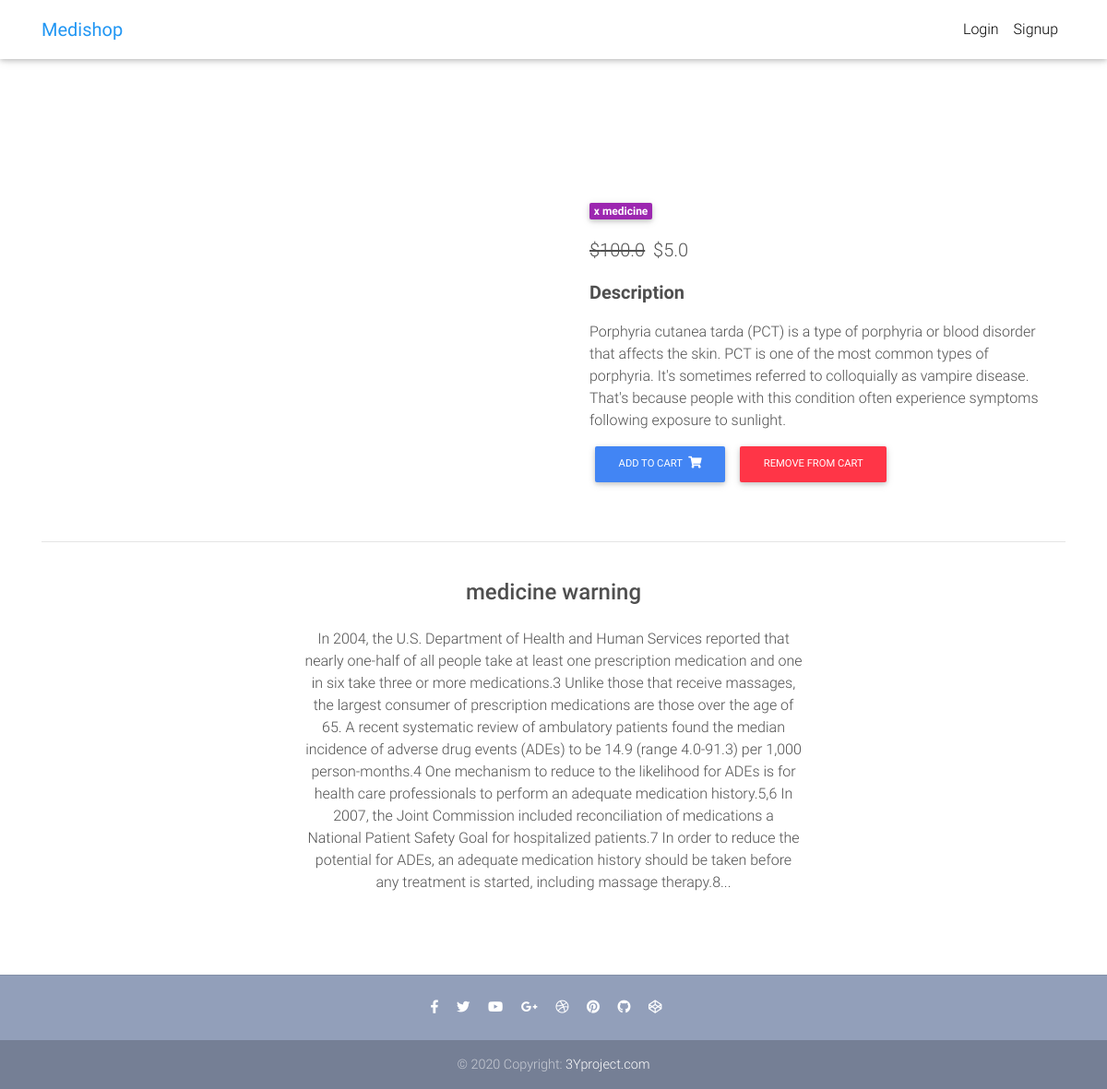
The app's page /product/medicine/ with its own data.
### core/models.py (models this page shows, shortened)
class Item(models.Model):
    title = models.CharField(max_length=100)
    price = models.FloatField()
    discount_price = models.FloatField(blank=True, null=True)
    category = models.CharField(choices=CATEGORY_CHOICES, max_length=2)
    label = models.CharField(choices=LABEL_CHOICES, max_length=1)
    slug = models.SlugField()
    description = models.TextField()
    image = models.ImageField()
    def get_add_to_cart_url(self):
        return reverse("core:add-to-cart", kwargs={
            'slug': self.slug
        })
    def get_remove_from_cart_url(self):
        return reverse("core:remove-from-cart", kwargs={
            'slug': self.slug
        })

### core/views.py (the view)
# urls.py: path('product/<slug>/', ItemDetailView.as_view(), name='product'),
class ItemDetailView(DetailView):
    model = Item
    template_name = "product.html"

### templates/product.html (shortened to what this page needs)
{% extends "base.html" %}
{% block content %}
  <main class="mt-5 pt-4">
    <div class="container dark-grey-text mt-5">
      <div class="row wow fadeIn">
        <div class="col-md-6 mb-4">
        </div>
        <div class="col-md-6 mb-4">
          <div class="p-4">
            <div class="mb-3">
              <a href="">
                <span class="badge purple mr-1">{{ object.title }}</span>
              </a>
            </div>
            <p class="lead">
              {% if object.discount_price %}
              <span class="mr-1">
                <del>${{ object.price }}</del>
              </span>
              <span>${{ object.discount_price }}</span>
              {% else %}
              <span>${{ object.price }}</span>
              {% endif %}
            </p>
            <p class="lead font-weight-bold">Description</p>
            <p>{{ object.description }}</p>
            <a href="{{ object.get_add_to_cart_url }}" class="btn btn-primary btn-md my-0 p">
              Add to cart
              <i class="fas fa-shopping-cart ml-1"></i>
            </a>
            <a href="{{ object.get_remove_from_cart_url }}" class="btn btn-danger btn-md my-0 p">
              Remove from cart
            </a>
          </div>
        </div>
      </div>
      <hr>
      <div class="row d-flex justify-content-center wow fadeIn">
        <div class="col-md-6 text-center">
          <h4 class="my-4 h4">medicine warning</h4>
          <p>In 2004, the U.S. Department of Health and Human Services reported that nearly one-half of all people take at least one
          prescription medication and one in six take three or more medications.3 Unlike those that receive massages, the largest
          consumer of prescription medications are those over the age of 65. A recent systematic review of ambulatory patients
          found the median incidence of adverse drug events (ADEs) to be 14.9 (range 4.0-91.3) per 1,000 person-months.4 One
          mechanism to reduce to the likelihood for ADEs is for health care professionals to perform an adequate medication
          history.5,6 In 2007, the Joint Commission included reconciliation of medications a National Patient Safety Goal for
          hospitalized patients.7 In order to reduce the potential for ADEs, an adequate medication history should be taken before
          any treatment is started, including massage therapy.8...</p>
        </div>
      </div>
      <div class="row wow fadeIn">
        <div class="col-lg-4 col-md-12 mb-4">
        </div>
        <div class="col-lg-4 col-md-6 mb-4">
        </div>
        <div class="col-lg-4 col-md-6 mb-4">
        </div>
      </div>
    </div>
  </main>
{% endblock content %}

### templates/base.html (style rules this page uses)
html, body, header, .carousel { height: 60vh; }

### records on screen
Item: title "x medicine", price "100.0", discount_price "5.0", description "Porphyria cutanea tarda (PCT) is a type of porphyria or blood disorder that affects the skin. PCT is one of the most common types of porphyria. It's sometimes referred to colloquially as vampire disease. That's because people with this condition often experience symptoms following exposure to sunlight."
